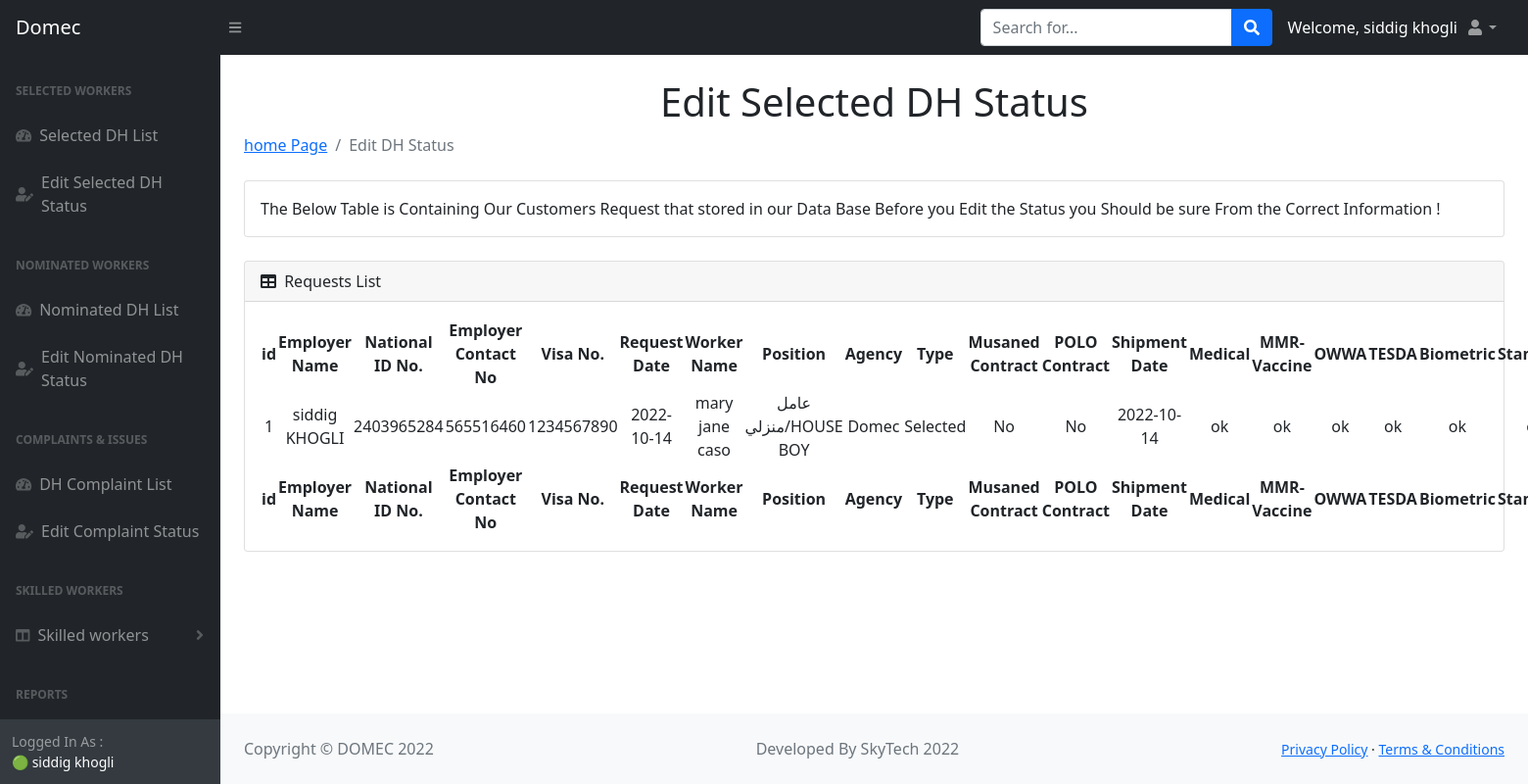
The page /domec_list (signed in) on the database as committed earlier.
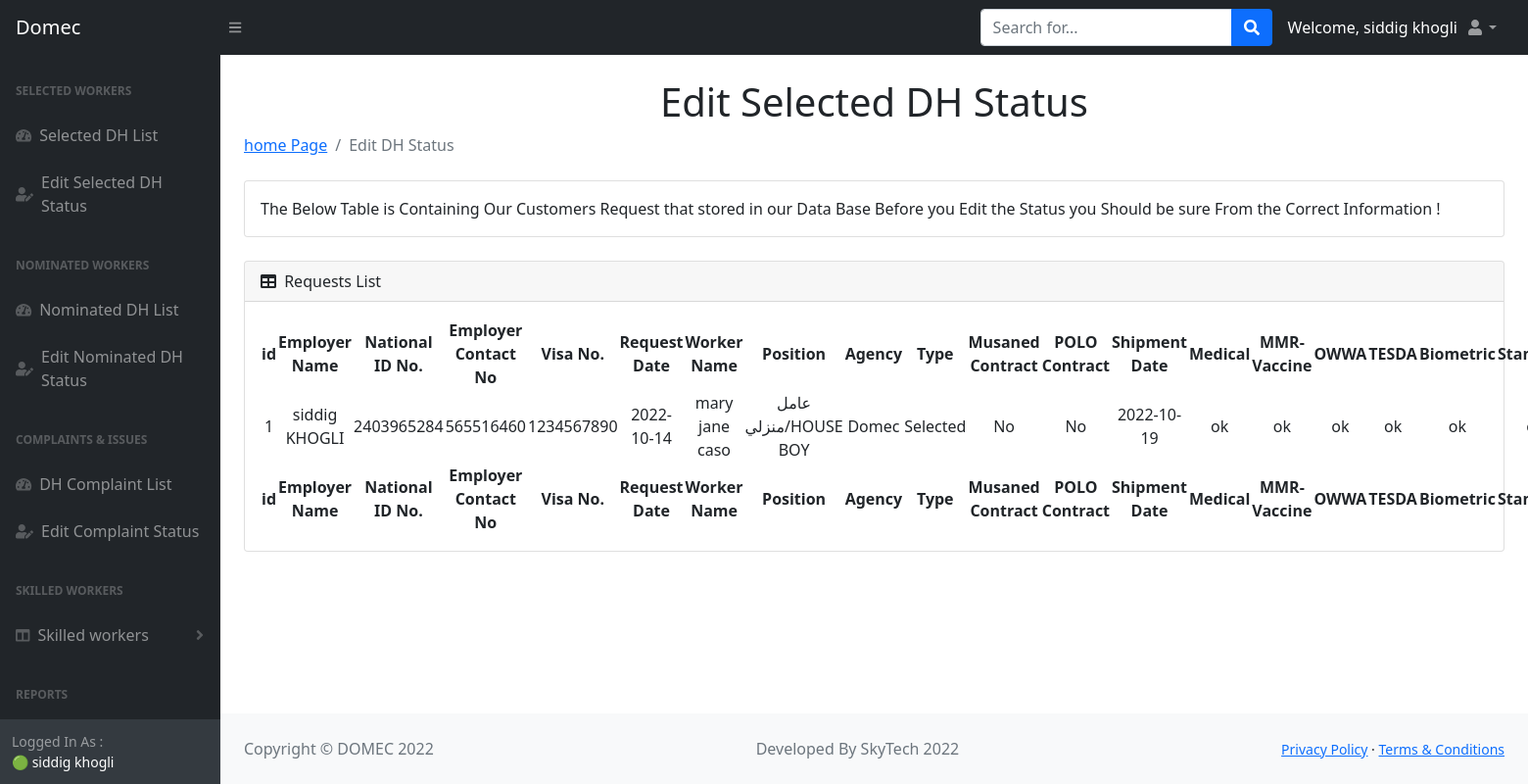
The same page on the database as committed later.
### main.py (models this page shows)
class Users(db.Model):
    __tablename__ = "users1"
    id = db.Column(db.Integer, primary_key=True)
    name = db.Column(db.String(250), nullable=False)
    nid_or_iqama = db.Column(db.BIGINT, nullable=False)
    contact_No = db.Column(db.BIGINT, nullable=False)
    visa = db.Column(db.BIGINT, nullable=False)
    visa_date = db.Column(db.Date, nullable=False)
    worker_name = db.Column(db.String(250), nullable=False)
    type = db.Column(db.String(250), nullable=False)
    agency = db.Column(db.String(250), nullable=False)
    selected_or_recommended = db.Column(db.String(250), nullable=False)
    musaned = db.Column(db.String(250), nullable=False)
    embassy_contract = db.Column(db.String(250), nullable=False)
    shipment_date = db.Column(db.Date, nullable=False)
    medical = db.Column(db.String(500), nullable=True)
    mmr_vaccine = db.Column(db.String(500), nullable=True)
    owwa = db.Column(db.String(500), nullable=True)
    tesda = db.Column(db.String(500), nullable=True)
    biometric = db.Column(db.String(500), nullable=True)
    stamping = db.Column(db.String(500), nullable=True)
    oec = db.Column(db.String(500), nullable=True)
    deployment_date = db.Column(db.String(500), nullable=True)
    status = db.Column(db.String(1000), nullable=False)

### main.py (the view)
@app.route("/domec_list")
def domec_users_list():
    added_users = Users.query.all()
    return render_template("domec_list.html", users=added_users, name=current_user.name)

### main.py (called while the page is built)
@login_manager.user_loader
def load_user(user_id):
    return User.query.get(int(user_id))

### templates/domec_list.html (shortened to what the changed rows need)
<!DOCTYPE html>
<html lang="en">
    <head>
        <link href="https://cdn.jsdelivr.net/npm/simple-datatables@latest/dist/style.css" rel="stylesheet" />
        <link href="static/css/styles.css" rel="stylesheet" />
    </head>
    <body class="sb-nav-fixed">
      <div id="layoutSidenav">
            <div id="layoutSidenav_content">
                <main>
                    <div class="container-fluid px-4">
                        <h1 class="mt-4" style="text-align:center"> Edit Selected DH Status</h1>
                        <div class="card mb-4">
                            <div class="card-body">
                                <table id="datatablesSimple">
                                    <thead>
                                        <tr>
                                            <th style="text-align:center;">id</th>
                                            <th style="text-align:center;">Employer Name</th>
                                            <th style="text-align:center;">National ID No.</th>
                                            <th style="text-align:center;">Employer Contact No</th>
                                            <th style="text-align:center;">Visa No.</th>
                                            <th style="text-align:center;">Request Date</th>
                                            <th style="text-align:center;">Worker Name</th>
                                            <th style="text-align:center;">Position</th>
                                            <th style="text-align:center;">Agency</th>
                                            <th style="text-align:center;">Type</th>
                                            <th style="text-align:center;">Musaned Contract</th>
                                            <th style="text-align:center;">POLO Contract</th>
                                            <th style="text-align:center;">Shipment Date</th>
                                              <th style="text-align:center;">Medical</th>
                                            <th style="text-align:center;">MMR-Vaccine</th>
                                             <th style="text-align:center;">OWWA</th>
                                            <th style="text-align:center;">TESDA</th>
                                            <th style="text-align:center;">Biometric</th>
                                            <th style="text-align:center;">Stamping</th>
                                        </tr>
                                    </thead>
                                    <tfoot>
                                        <tr>
                                            <th style="text-align:center;">id</th>
                                            <th style="text-align:center;">Employer Name</th>
                                            <th style="text-align:center;">National ID No.</th>
                                            <th style="text-align:center;">Employer Contact No</th>
                                            <th style="text-align:center;">Visa No.</th>
                                            <th style="text-align:center;">Request Date</th>
                                            <th style="text-align:center;">Worker Name</th>
                                            <th style="text-align:center;">Position</th>
                                            <th style="text-align:center;">Agency</th>
                                            <th style="text-align:center;">Type</th>
                                            <th style="text-align:center;">Musaned Contract</th>
                                            <th style="text-align:center;">POLO Contract</th>
                                            <th style="text-align:center;">Shipment Date</th>
                                            <th style="text-align:center;">Medical</th>
                                            <th style="text-align:center;">MMR-Vaccine</th>
                                             <th style="text-align:center;">OWWA</th>
                                            <th style="text-align:center;">TESDA</th>
                                            <th style="text-align:center;">Biometric</th>
                                            <th style="text-align:center;">Stamping</th>
                                    </tfoot>
                                    <tbody>
                                    {% for user in users %}
                                    {% if user.agency == "Domec" %}
                                        <tr>
                                              <td style="text-align:center;">{{user.id}}</td>
                                              <td style="text-align:center;">{{user.name}}</td>
                                              <td style="text-align:center;">{{user.nid_or_iqama}}</td>
                                              <td style="text-align:center;">{{user.contact_No}}</td>
                                              <td style="text-align:center;">{{user.visa}}</td>
                                              <td style="text-align:center;">{{user.visa_date}}</td>
                                              <td style="text-align:center;">{{user.worker_name}}</td>
                                              <td style="text-align:center;">{{user.type}}</td>
                                              <td style="text-align:center;">{{user.agency}}</td>
                                              <td style="text-align:center;">{{user.selected_or_recommended}}</td>
                                               <td style="text-align:center;">{{user.musaned}}  </td>
                                               <td style="text-align:center;">{{user.embassy_contract}}</td>
                                               <td style="text-align:center;">{{user.shipment_date}}</td>
                                            <td style="text-align:center;">{{user.medical}}</td>
                                              <td style="text-align:center;">{{user.mmr_vaccine}}</td>
                                              <td style="text-align:center;">{{user.owwa}}</td>
                                              <td style="text-align:center;">{{user.tesda}}</td>
                                              <td style="text-align:center;">{{user.biometric}} </td>
                                              <td style="text-align:center;">{{user.stamping}}</td>
                                        </tr>
                                    {% endif %}
                                {%endfor%}
                                    </tbody>
                                </table>
                            </div>
                        </div>
                    </div>
                </main>
            </div>
        </div>
    </body>
</html>

Rows that differ between the two databases and show on the page:
changed Users "siddig KHOGLI": shipment_date "2022-10-14" → "2022-10-19"
